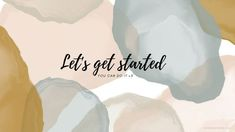
#> input picture images/wallpaper.jpg, 235 x 132 px, found by its file name
$ python 6_color_img.py
#> lines starting #> are read from the running program, lines starting #| are printed output that depends on the picture
import cv2
# opencv works on numpy library
import numpy as np


# read the image
img = cv2.imread(r"ImageProcessing\images\wallpaper.jpg")
#> img is the input picture: shape (132, 235, 3); mean B, G, R 188.4, 203.6, 212.2
 # # saving the image
# converting the image to only Blue, Green, Red
img_saved1, img_saved2, img_saved3= img.copy(), img.copy(), img.copy()
img_saved1[:,:, 0] = 0
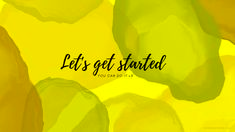
#> img_saved1: shape (132, 235, 3); mean B, G, R 0, 203.6, 212.2
img_saved2[:,:, 1] = 0
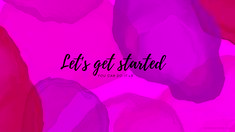
#> img_saved2: shape (132, 235, 3); mean B, G, R 188.4, 0, 212.2
img_saved3[:,:, 2] = 0
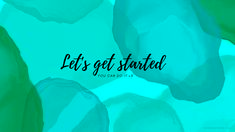
#> img_saved3: shape (132, 235, 3); mean B, G, R 188.4, 203.6, 0
img_saved4 = np.hstack( (img_saved1, img_saved2, img_saved3) )
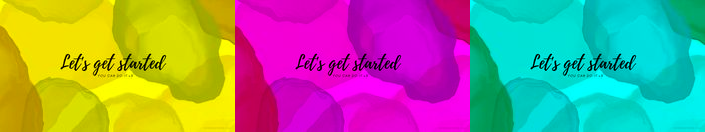
#> img_saved4: shape (132, 705, 3); mean B, G, R 125.6, 135.7, 141.5
cv2.imwrite(r".\ImageProcessing\Saved_Blue_Img88.jpg", img_saved2)
cv2.imshow("Saving the image", img_saved4)
cv2.waitKey(0)
